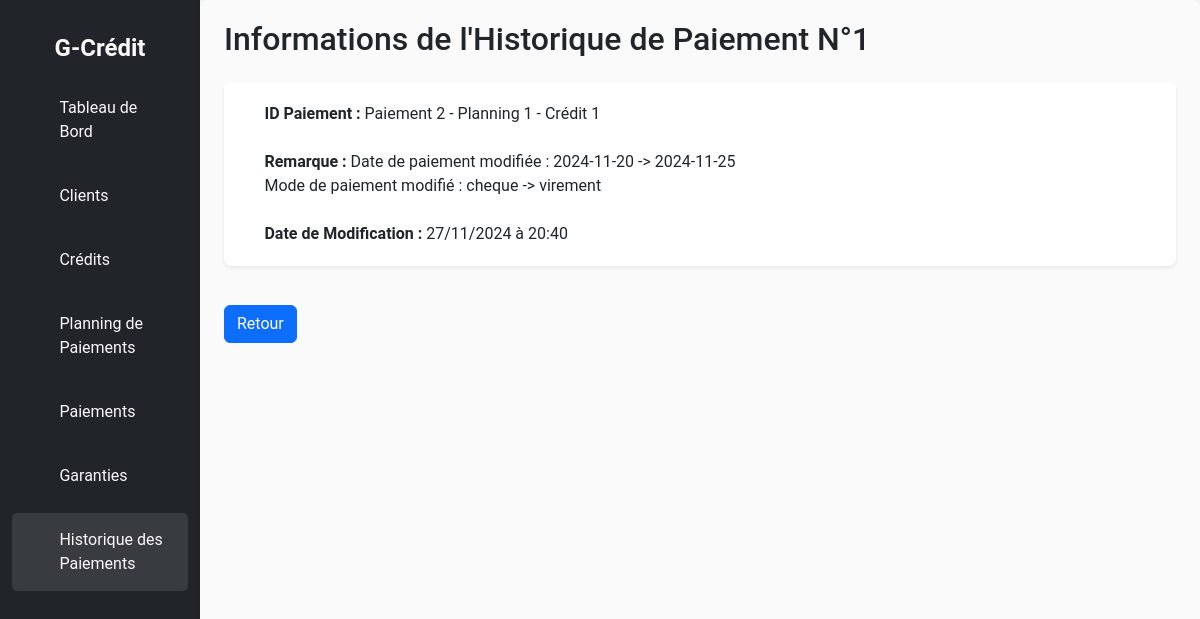
The app's page /credit/historiques/detail/1/ with its own data.
### credit/models.py (models this page shows, shortened)
class HistoriquePaiement(models.Model):
    id = models.AutoField(primary_key=True)
    paiement = models.ForeignKey(Paiement, on_delete=models.CASCADE, related_name="historiques")
    date_modification = models.DateTimeField(auto_now=True)
    remarque = models.TextField(blank=True)

class Paiement(models.Model):
    id = models.AutoField(primary_key=True)
    credit = models.ForeignKey(Credit, on_delete=models.CASCADE, related_name="paiements")
    planning = models.ForeignKey(PlanningPaiements, on_delete=models.CASCADE, related_name="paiements")
    montant_paye = models.DecimalField(max_digits=15, decimal_places=2)
    date_paiement = models.DateField()
    mode_paiement = models.CharField(max_length=10, choices=[
        ('cheque', 'Chèque'),
        ('carte', 'Carte bancaire'),
        ('espece', 'Espèces'),
        ('virement', 'Virement bancaire'),
    ])

class PlanningPaiements(models.Model):
    id = models.AutoField(primary_key=True)
    credit = models.ForeignKey(Credit, on_delete=models.CASCADE, related_name="plannings")
    numero_echeance = models.IntegerField()
    montant_echeance = models.DecimalField(max_digits=15, decimal_places=2)
    date_echeance = models.DateField()
    STATUT_CHOICES = [
        ('payé', 'Payé'),
        ('attente', 'En attente'),
        ('retard', 'En retard'),
    ]
    statut = models.CharField(max_length=10, choices=STATUT_CHOICES, default='attente')
    class Meta:
        unique_together = ('credit', 'numero_echeance')
    def __str__(self):
        return f"Planning {self.numero_echeance} - Crédit {self.credit.id}"

class Credit(models.Model):
    id = models.AutoField(primary_key=True)
    client = models.ForeignKey('Client', on_delete=models.CASCADE, related_name="credits")
    montant_credit = models.DecimalField(max_digits=15, decimal_places=2)
    montant_total = models.DecimalField(max_digits=15, decimal_places=2)
    montant_restant = models.DecimalField(max_digits=15, decimal_places=2, default=0.00)
    taux_interet = models.DecimalField(max_digits=5, decimal_places=2)
    duree_mois = models.IntegerField()
    date_debut = models.DateField(db_index=True)
    date_fin = models.DateField(blank=True, null=True)
    STATUT_CHOICES = [
        ('en cours', 'En cours'),
        ('payé', 'Payé'),
        ('retard', 'En retard'),
    ]
    statut = models.CharField(max_length=10, choices=STATUT_CHOICES, default='en cours', db_index=True)

### credit/views.py (the view)
# urls.py: path('historiques/detail/<int:id>/', views.HistoriqueDetail.as_view(), name='historique-detail'),
class HistoriqueDetail(DetailView):
    template_name = 'Historique_Paiements/historiqueDetail.html'
    model = HistoriquePaiement
    context_object_name = "lhistorique"
    pk_url_kwarg = "id"

### templates/Historique_Paiements/historiqueDetail.html (shortened to what this page needs)
<!DOCTYPE html>
<html lang="fr">
<head>
    {% load static %}
    <link rel="stylesheet" href="{% static 'bootstrap/css/bootstrap.css' %}">
    <link rel="stylesheet" href="{% static 'credit/css/style.css' %}">
    <link rel="stylesheet" href="{% static 'bootstrap-icons-1.11.3/font/bootstrap-icons.css' %}">
    <link rel="stylesheet" href="{% static 'sweetalert/sweetalert2.min.css' %}">
</head>
<body>
    <div class="container-fluid">
        <div class="row">
            <nav class="col-md-3 col-lg-2 d-none d-md-block bg-dark sidebar">
                <div class="logo-details">
                    <span class="logo_name">G-Crédit</span>
                </div>
                <ul class="nav-links">
                    <li>
                        <a href="{% url 'home' %}">
                            <i class="bi bi-grid"></i>
                            <span>Tableau de Bord</span>
                        </a>
                    </li>
                    <li>
                        <a href="{% url 'client-list' %}">
                            <i class="bi bi-person"></i>
                            <span>Clients</span>
                        </a>
                    </li>
                    <li>
                        <a href="{% url 'credit-list' %}">
                            <i class="bi bi-calendar"></i>
                            <span>Crédits</span>
                        </a>
                    </li>
                    <li>
                        <a href="{% url 'planning-paiement-list' %}">
                            <i class="bi bi-file-earmark-text"></i>
                            <span>Planning de Paiements</span>
                        </a>
                    </li>
                    <li>
                        <a href="{% url 'paiement-list' %}">
                            <i class="bi bi-cash-coin"></i>
                            <span>Paiements</span>
                        </a>
                    </li>
                    <li>
                        <a href="{% url 'garantie-list' %}">
                            <i class="bi bi-shield-lock"></i>
                            <span>Garanties</span>
                        </a>
                    </li>
                    <li>
                        <a href="{% url 'historique-list' %}" class="active">
                            <i class="bi bi-journal-text"></i>
                            <span>Historique des Paiements</span>
                        </a>
                    </li>
                </ul>
            </nav>
            <main class="col-md-9 ms-sm-auto col-lg-10 px-md-4" id="main-content">
                <h2 class="mb-4">Informations de l'Historique de Paiement N°{{ lhistorique.id }}</h2>
                <div class="card shadow-sm border-0">
                    <div class="card-body">
                        <div class="mb-4">
                            <div class="d-flex align-items-center">
                                <i class="bi bi-file-earmark-check text-primary me-2"></i>
                                <span><strong>ID Paiement :</strong> Paiement {{ lhistorique.paiement.id }} - {{ lhistorique.paiement.planning }}</span>
                            </div>
                        </div>
                        <div class="mb-4">
                            <div class="d-flex align-items-center">
                                <i class="bi bi-file-earmark-text text-primary me-2"></i>
                                <span><strong>Remarque :</strong> {{ lhistorique.remarque|safe }}</span>
                            </div>
                        </div>
                        <div>
                            <div class="d-flex align-items-center">
                                <i class="bi bi-calendar-check text-success me-2"></i>
                                <span>
                                    <strong>Date de Modification :</strong>
                                    {{ lhistorique.date_modification|date:"d/m/Y à H:i" }}
                                </span>
                            </div>
                        </div>
                    </div>
                </div>
                <a href="{% url 'historique-list' %}" class="btn btn-primary mt-4">Retour</a>
            </main>
        </div>
    </div>
</body>
</html>

### statics/credit/css/style.css (style rules this page uses)
* { margin: 0; padding: 0; box-sizing: border-box; transition: all 500ms ease; }
body { font-family: 'Roboto', sans-serif; background-color: #f5f7fa; }
.sidebar { padding-top: 20px; background-color: #343a40; color: white; height: 100vh; }
.logo-details { display: flex; justify-content: center; padding: 10px; }
.logo_name { font-size: 1.5rem; font-weight: bold; color: #fafafa; }
.nav-links { list-style: none; padding: 0; }
.nav-links li { width: 100%; padding: 5px 0; }
.nav-links a { display: flex; align-items: center; padding: 15px; color: #f8f9fa; text-decoration: none; transition: background 0.3s, color 0.3s; }
.nav-links a i { margin-right: 20px; }
.nav-links a:hover, .nav-links a.active { background-color: rgba(255, 255, 255, 0.1); color: #fafafa; border-radius: 5px; }
#main-content { padding: 20px; background-color: #fafafa; border-radius: 8px; box-shadow: 0 2px 10px rgba(0, 0, 0, 0.1); }
.card { margin: 15px 0; border: none; border-radius: 8px; transition: transform 0.3s, box-shadow 0.3s; }
.card-body { padding: 20px; }

### records on screen
HistoriquePaiement: id "1", paiement.id "2", paiement.planning "Planning 1 - Crédit 1", remarque "Date de paiement modifiée : 2024-11-20 -> 2024-11-25 Mode de paiement modifié : cheque -> virement", date_modification "27/11/2024 à 20:40"
